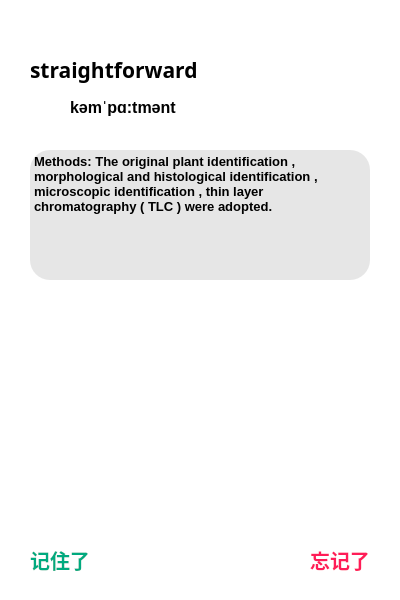
  <widget class="QWidget" name="learn_2" native="true">
   <property name="geometry">
    <rect>
     <x>400</x>
     <y>0</y>
     <width>400</width>
     <height>600</height>
    </rect>
   </property>
   <property name="styleSheet">
    <string notr="true">background-color: rgb(255, 255, 255);</string>
   </property>
   <widget class="QLabel" name="englishWord_2">
    <property name="geometry">
     <rect>
      <x>30</x>
      <y>50</y>
      <width>250</width>
      <height>40</height>
     </rect>
    </property>
    <property name="font">
     <font>
      <family>Arial Rounded MT Bold</family>
      <pointsize>16</pointsize>
      <weight>75</weight>
      <bold>true</bold>
     </font>
    </property>
    <property name="text">
     <string>straightforward</string>
    </property>
   </widget>
   <widget class="QPushButton" name="vocal_2">
    <property name="geometry">
     <rect>
      <x>30</x>
      <y>95</y>
      <width>25</width>
      <height>25</height>
     </rect>
    </property>
    <property name="styleSheet">
     <string notr="true">#vocal_2
{
border-image: url(:/icon/vocal.png);
border:none;
}
#vocal_2:hover
{
border-image: url(:/icon/vocal2.png);
}
</string>
    </property>
    <property name="text">
     <string/>
    </property>
   </widget>
   <widget class="QLabel" name="pa_2">
    <property name="geometry">
     <rect>
      <x>70</x>
      <y>95</y>
      <width>160</width>
      <height>25</height>
     </rect>
    </property>
    <property name="font">
     <font>
      <pointsize>12</pointsize>
      <weight>75</weight>
      <bold>true</bold>
     </font>
    </property>
    <property name="text">
     <string>kəmˈpɑ:tmənt</string>
    </property>
   </widget>
   <widget class="QTextBrowser" name="englishInstance_2">
    <property name="geometry">
     <rect>
      <x>30</x>
      <y>150</y>
      <width>340</width>
      <height>130</height>
     </rect>
    </property>
    <property name="font">
     <font>
      <pointsize>10</pointsize>
      <weight>75</weight>
      <bold>true</bold>
     </font>
    </property>
    <property name="styleSheet">
     <string notr="true">border:none;
border-radius:20px;
background-color: rgba(220, 220, 220, 180)</string>
    </property>
    <property name="html">
     <string>&lt;!DOCTYPE HTML PUBLIC &quot;-//W3C//DTD HTML 4.0//EN&quot; &quot;http://www.w3.org/TR/REC-html40/strict.dtd&quot;&gt;
&lt;html&gt;&lt;head&gt;&lt;meta name=&quot;qrichtext&quot; content=&quot;1&quot; /&gt;&lt;style type=&quot;text/css&quot;&gt;
p, li { white-space: pre-wrap; }
&lt;/style&gt;&lt;/head&gt;&lt;body style=&quot; font-family:'SimSun'; font-size:10pt; font-weight:600; font-style:normal;&quot;&gt;
&lt;p style=&quot; margin-top:0px; margin-bottom:0px; margin-left:0px; margin-right:0px; -qt-block-indent:0; text-indent:0px;&quot;&gt;Methods: The original plant identification , morphological and histological identification , microscopic identification , thin layer chromatography ( TLC ) were adopted.&lt;/p&gt;&lt;/body&gt;&lt;/html&gt;</string>
    </property>
   </widget>
   <widget class="QPushButton" name="Yes">
    <property name="geometry">
     <rect>
      <x>0</x>
      <y>540</y>
      <width>120</width>
      <height>40</height>
     </rect>
    </property>
    <property name="font">
     <font>
      <family>宋体</family>
      <pointsize>15</pointsize>
      <weight>75</weight>
      <bold>true</bold>
     </font>
    </property>
    <property name="styleSheet">
     <string notr="true">#Yes
{
color: rgb(0, 170, 127);
border:none;
}
#Yes:hover
{
color: rgb(238, 112, 0);
}
</string>
    </property>
    <property name="text">
     <string>记住了</string>
    </property>
   </widget>
   <widget class="QLabel" name="label_16">
    <property name="geometry">
     <rect>
      <x>260</x>
      <y>80</y>
      <width>70</width>
      <height>70</height>
     </rect>
    </property>
    <property name="styleSheet">
     <string notr="true">border-image: url(:/icon/plant17.png);</string>
    </property>
    <property name="text">
     <string/>
    </property>
   </widget>
   <widget class="QLabel" name="label_17">
    <property name="geometry">
     <rect>
      <x>320</x>
      <y>100</y>
      <width>50</width>
      <height>50</height>
     </rect>
    </property>
    <property name="styleSheet">
     <string notr="true">border-image: url(:/icon/plant17.png);</string>
    </property>
    <property name="text">
     <string/>
    </property>
   </widget>
   <widget class="QLabel" name="label_18">
    <property name="geometry">
     <rect>
      <x>20</x>
      <y>470</y>
      <width>70</width>
      <height>70</height>
     </rect>
    </property>
    <property name="styleSheet">
     <string notr="true">border-image: url(:/icon/plant8.png);</string>
    </property>
    <property name="text">
     <string/>
    </property>
   </widget>
   <widget class="QLabel" name="label_19">
    <property name="geometry">
     <rect>
      <x>310</x>
      <y>470</y>
      <width>70</width>
      <height>70</height>
     </rect>
    </property>
    <property name="styleSheet">
     <string notr="true">border-image: url(:/icon/plant6.png);</string>
    </property>
    <property name="text">
     <string/>
    </property>
   </widget>
   <widget class="QLabel" name="label_20">
    <property name="geometry">
     <rect>
      <x>340</x>
      <y>10</y>
      <width>50</width>
      <height>50</height>
     </rect>
    </property>
    <property name="styleSheet">
     <string notr="true">border-image: url(:/icon/sun.png);</string>
    </property>
    <property name="text">
     <string/>
    </property>
   </widget>
   <widget class="QLabel" name="label_21">
    <property name="geometry">
     <rect>
      <x>85</x>
      <y>0</y>
      <width>50</width>
      <height>50</height>
     </rect>
    </property>
    <property name="styleSheet">
     <string notr="true">border-image: url(:/icon/cloud2.png);</string>
    </property>
    <property name="text">
     <string/>
    </property>
   </widget>
   <widget class="QLabel" name="label_22">
    <property name="geometry">
     <rect>
      <x>30</x>
      <y>5</y>
      <width>50</width>
      <height>50</height>
     </rect>
    </property>
    <property name="styleSheet">
     <string notr="true">border-image: url(:/icon/cloud3.png);</string>
    </property>
    <property name="text">
     <string/>
    </property>
   </widget>
   <widget class="QPushButton" name="No">
    <property name="geometry">
     <rect>
      <x>280</x>
      <y>540</y>
      <width>120</width>
      <height>40</height>
     </rect>
    </property>
    <property name="font">
     <font>
      <family>宋体</family>
      <pointsize>15</pointsize>
      <weight>75</weight>
      <bold>true</bold>
     </font>
    </property>
    <property name="styleSheet">
     <string notr="true">#No
{
color:rgb(255, 28, 88);
border:none;
}
#No:hover
{
color: rgb(238, 112, 0);
}
</string>
    </property>
    <property name="text">
     <string>忘记了</string>
    </property>
   </widget>
   <widget class="QPushButton" name="close_3">
    <property name="geometry">
     <rect>
      <x>8</x>
      <y>10</y>
      <width>30</width>
      <height>30</height>
     </rect>
    </property>
    <property name="font">
     <font>
      <pointsize>12</pointsize>
      <weight>50</weight>
      <bold>false</bold>
     </font>
    </property>
    <property name="styleSheet">
     <string notr="true">#close_3:!hover
{
border:none;
border-radius:12px;
border-image: url(:/icon/downarrowmin2.png);
}
#close_3:hover
{
border:none;
border-radius:12px;
border-image: url(:/icon/downarrowmin.png);
}</string>
    </property>
    <property name="text">
     <string/>
    </property>
    <property name="iconSize">
     <size>
      <width>16</width>
      <height>16</height>
     </size>
    </property>
   </widget>
   <zorder>close_3</zorder>
   <zorder>englishWord_2</zorder>
   <zorder>vocal_2</zorder>
   <zorder>pa_2</zorder>
   <zorder>englishInstance_2</zorder>
   <zorder>Yes</zorder>
   <zorder>label_16</zorder>
   <zorder>label_17</zorder>
   <zorder>label_18</zorder>
   <zorder>label_19</zorder>
   <zorder>label_20</zorder>
   <zorder>label_21</zorder>
   <zorder>label_22</zorder>
   <zorder>No</zorder>
  </widget>
